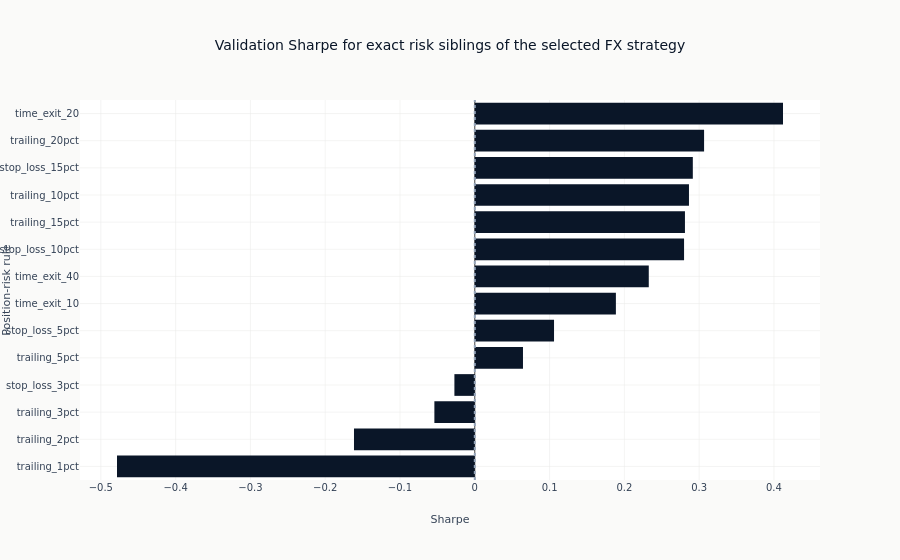

Notebook cell for this chart:
### Code cell
risk_figure = px.bar(
    risk_evidence.sort("sharpe"),
    x="sharpe",
    y="risk_name",
    orientation="h",
    title="Validation Sharpe for exact risk siblings of the selected FX strategy",
    labels={"sharpe": "Sharpe", "risk_name": "Position-risk rule"},
)
risk_figure.add_vline(x=0, line_dash="dot", line_color=COLORS["recede"])
risk_figure.show()

### Figure 1 — Plotly figure (JSON) as saved in the notebook; plotly's stock layout.template omitted (floating-point values rounded to 4 significant figures)
{"data": [{"hovertemplate": "Sharpe=%{x}<br>Position-risk rule=%{y}<extra></extra>", "legendgroup": "", "marker": {"color": "#0a1628", "pattern": {"shape": ""}}, "name": "", "orientation": "h", "showlegend": false, "textposition": "auto", "type": "bar", "x": [-0.4784, -0.1615, -0.05404, -0.02726, 0.06443, 0.1059, 0.1887, 0.2326, 0.2798, 0.281, 0.2864, 0.2915, 0.3066, 0.4121], "xaxis": "x", "y": ["trailing_1pct", "trailing_2pct", "trailing_3pct", "stop_loss_3pct", "trailing_5pct", "stop_loss_5pct", "time_exit_10", "time_exit_40", "stop_loss_10pct", "trailing_15pct", "trailing_10pct", "stop_loss_15pct", "trailing_20pct", "time_exit_20"], "yaxis": "y"}], "layout": {"barmode": "relative", "legend": {"tracegroupgap": 0}, "shapes": [{"line": {"color": "#94a3b8", "dash": "dot"}, "type": "line", "x0": 0, "x1": 0, "xref": "x", "y0": 0, "y1": 1, "yref": "y domain"}], "title": {"text": "Validation Sharpe for exact risk siblings of the selected FX strategy"}, "xaxis": {"anchor": "y", "domain": [0.0, 1.0], "title": {"text": "Sharpe"}}, "yaxis": {"anchor": "x", "domain": [0.0, 1.0], "title": {"text": "Position-risk rule"}}}}
